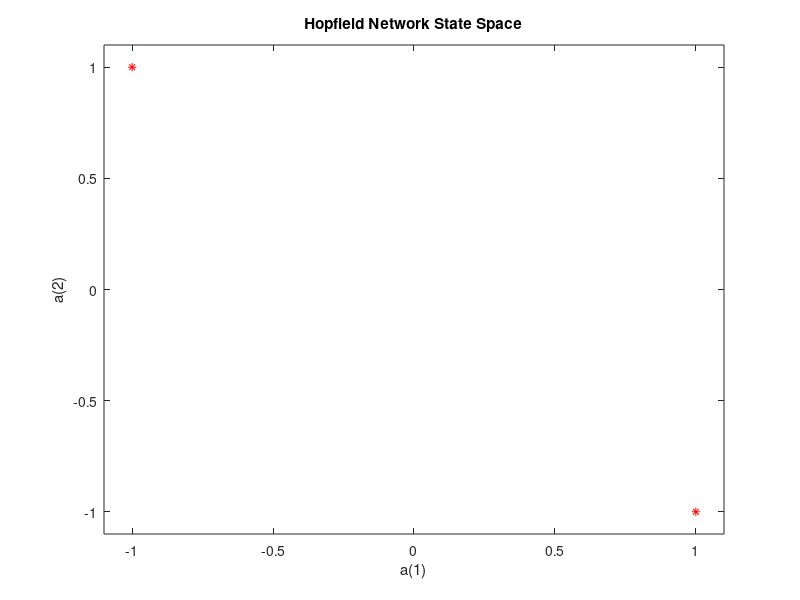

MATLAB code to generate this figure: (Note: this script raises an error after producing the figure.)
%% Hopfield Unstable Equilibria
% A Hopfield network is designed with target stable points.  However, while
% NEWHOP finds a solution with the minimum number of unspecified stable points,
% they do often occur.  The Hopfield network designed here is shown to have an
% undesired equilibrium point.  However, these points are unstable in that any
% noise in the system will move the network out of them.
% 
% Copyright 1992-2010 The MathWorks, Inc.
% $Revision: 1.16.2.4 $  $Date: 2012/08/21 01:01:02 $

%%
% We would like to obtain a Hopfield network that has the two stable points
% define by the two target (column) vectors in T.
T = [+1 -1; ...
      -1 +1];

%%
% Here is a plot where the stable points are shown at the corners.  All possible
% states of the 2-neuron Hopfield network are contained within the plots
% boundaries.

plot(T(1,:),T(2,:),'r*')
axis([-1.1 1.1 -1.1 1.1])
title('Hopfield Network State Space')
xlabel('a(1)');
ylabel('a(2)');

%%
% The function NEWHOP creates Hopfield networks given the stable points T.

net = newhop(T);

%%
% Here we define a random starting point and simulate the Hopfield network for
% 50 steps.  It should reach one of its stable points.

a = {rands(2,1)};
[y,Pf,Af] = net({1 50},{},a);

%%
% We can make a plot of the Hopfield networks activity.
%
% Sure enough, the network ends up in either the upper-left or lower right
% corners of the plot.

record = [cell2mat(a) cell2mat(y)];
start = cell2mat(a);
hold on
plot(start(1,1),start(2,1),'bx',record(1,:),record(2,:))

%%
% Unfortunately, the network has undesired stable points at places other than
% the corners.  We can see this when we simulate the Hopfield for the
% five initial weights, P.
%
% These points are exactly between the two target stable points.  The result is
% that they all move into the center of the state space, where an undesired
% stable point exists.

plot(0,0,'ko');
P = [-1.0 -0.5 0.0 +0.5 +1.0;  
     -1.0 -0.5 0.0 +0.5 +1.0];
color = 'rgbmy';
for i=1:5
   a = {P(:,i)};
   [y,Pf,Af] = net({1 50},{},a);
   record=[cell2mat(a) cell2mat(y)];
   start = cell2mat(a);
   plot(start(1,1),start(2,1),'kx',record(1,:),record(2,:),color(rem(i,5)+1))
   drawnow
end


displayEndOfDemoMessage(mfilename)
